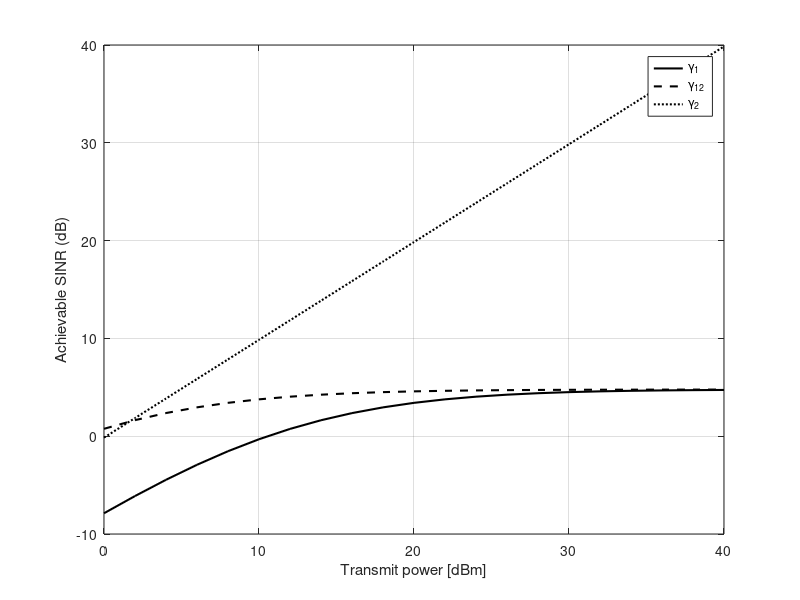
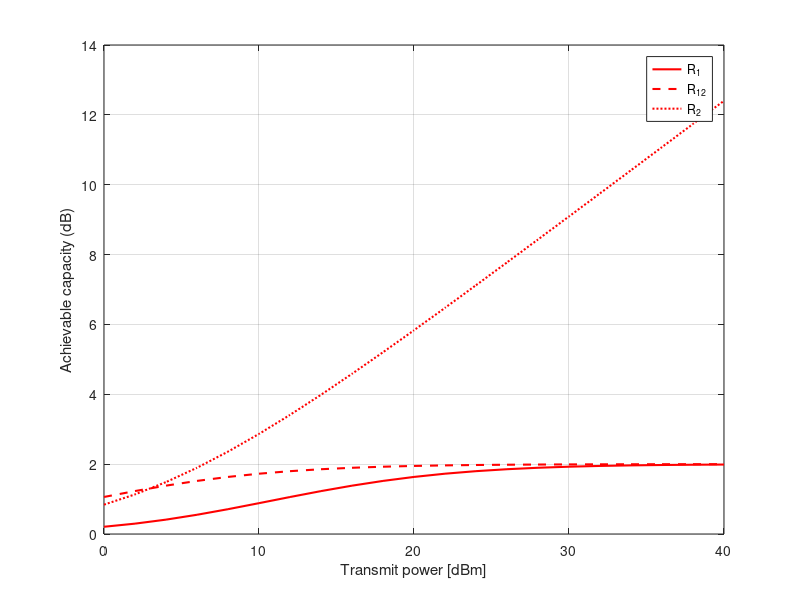

Here is the MATLAB script that generated these plots, in order:
% Initialization
clc; clear all; close all;

% Define the number of channel realiazaions
N = 1e5;

% Define the distances between the users and base station
d1 = 1000; d2 = 500;

% Define the fixed power allocation coefficient
a1 = 0.75 ; a2 = 0.25;

% Define the pass loss exponent
eta=4;

% Generate the Rayeligh fading channel for each user with pass loss
h1 = sqrt(d1^-eta)*(randn(1,N)+j*randn(1,N))/sqrt(2);
h2 = sqrt(d2^-eta)*(randn(1,N)+j*randn(1,N))/sqrt(2);

% Estimate the gain for each user
g1 = (abs(h1)).^2;
g2 = (abs(h2)).^2;

% Define the transmitting power range in dBm
Pt_dBm = 0 : 2 : 40;

% The corresponding transmitting power in linear scale
pt = 1e-3 * db2pow(Pt_dBm);

% Define the bandwidth
BW = 1e6;

% Estimate the noise power in watt
no = 1.38064852e-23 * 300 * BW;

for u=1:length(pt)
% Estimate the SINR
gamma_1 = a1*pt(u)*g1./(a2*pt(u)*g1+no);
gamma_12 = a1*pt(u)*g2./(a2*pt(u)*g2+no);
gamma_2 = a2*pt(u)*g2/no;


% Average SINR
gamma_1_av(u)  = 10*log10(mean(gamma_1));
gamma_12_av(u)= 10*log10(mean(gamma_12));
gamma_2_av(u)  = 10*log10(mean(gamma_2));

% Estimate the Rates
R_1(u)  =  mean(log2(1+gamma_1));
R_12(u)= mean(log2(1+gamma_12)); 
R_2(u)  = mean(log2(1+gamma_2));
end
figure
plot(Pt_dBm , gamma_1_av,'-k','linewidth',1.5); hold on
plot(Pt_dBm , gamma_12_av,'--k','linewidth',1.5); hold on
plot(Pt_dBm , gamma_2_av,':k','linewidth',1.5); hold on
xlabel('Transmit power [dBm]')
ylabel('Achievable SINR (dB)')
grid
legend('\gamma_1','\gamma_{12}','\gamma_2')

figure
plot(Pt_dBm , R_1,'-r','linewidth',1.5); hold on
plot(Pt_dBm , R_12,'--r','linewidth',1.5); hold on
plot(Pt_dBm , R_2,':r','linewidth',1.5); hold on
xlabel('Transmit power [dBm]')
ylabel('Achievable capacity (dB)')
grid
legend('R_1','R_{12}','R_2')




